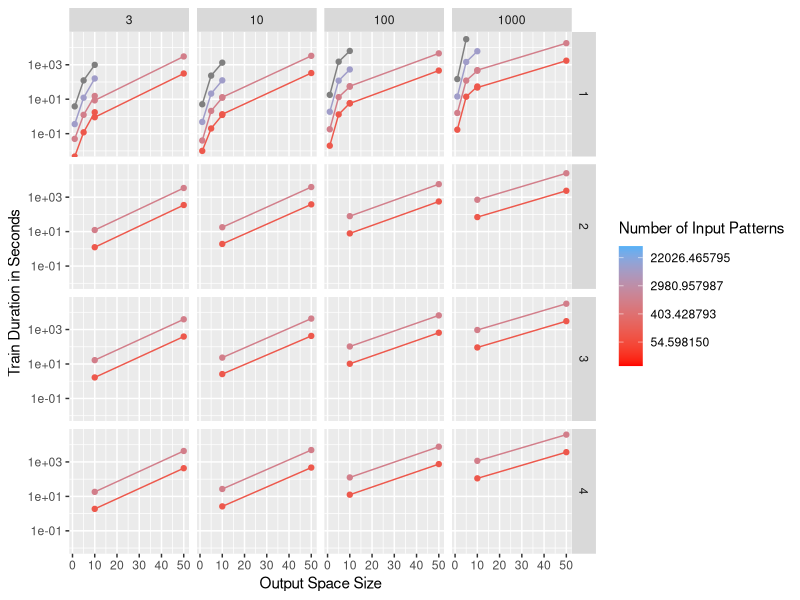
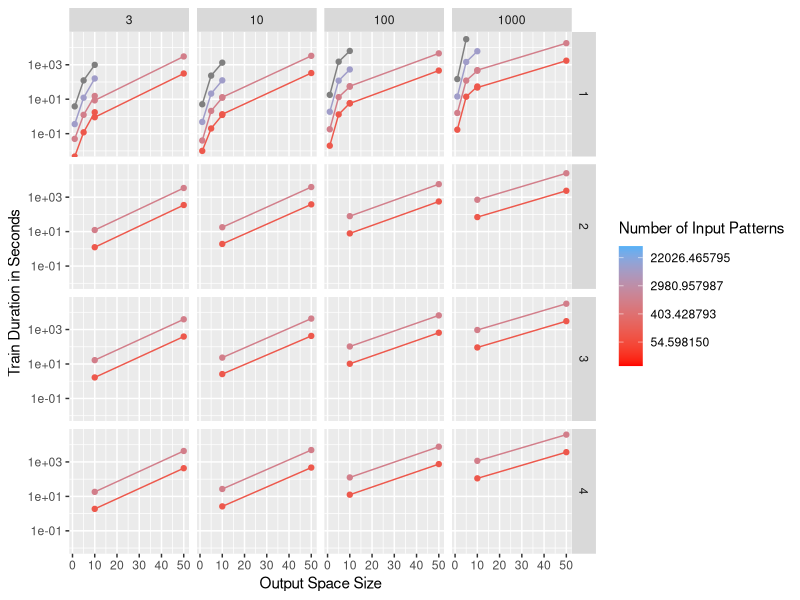

These charts were generated, in order, by the following R code:
library(ggplot2)
som.benchmarking = read.table("benchamrking.tsv",header = T,sep = "\t")
p <- qplot(data = som.benchmarking, out_size, train_time,  geom = c("point"), color = in_pattern_numb,xlab = "Output Space Size",group = in_pattern_numb ,ylab = "Train Duration in Seconds" )
p + scale_y_log10() + facet_grid(epochs ~ in_size) + scale_colour_gradient(limits=c(10, 50000), low="red", trans = "log", expression("Number of Input Patterns")) + geom_line()
ggsave(file="badjoras.pdf")
